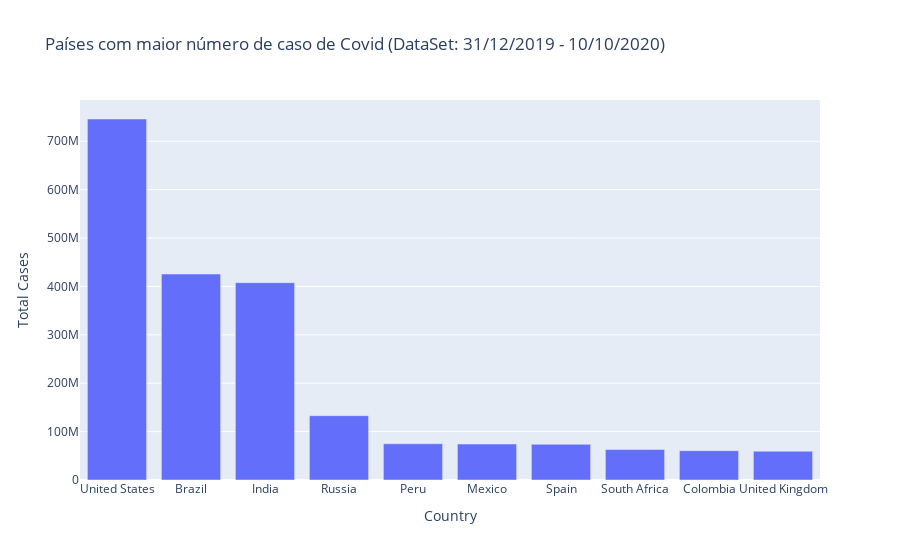

Write notebook code for a chart like this one.
### Code cell
#Plotagem dos dados para entendimento dos países com maiores casos de covid-19 - DataSet: 31/12/2019 - 10/10/2020
figure = px.bar(data, y='Total Cases', x='Country', title="Países com maior número de caso de Covid (DataSet: 31/12/2019 - 10/10/2020)")
figure.show()

### Figure 1 — Plotly figure (JSON) as saved in the notebook; plotly's stock layout.template omitted (floating-point values rounded to 4 significant figures)
{"data": [{"alignmentgroup": "True", "hovertemplate": "Country=%{x}<br>Total Cases=%{y}<extra></extra>", "legendgroup": "", "marker": {"color": "#636efa", "pattern": {"shape": ""}}, "name": "", "offsetgroup": "", "orientation": "v", "showlegend": false, "textposition": "auto", "type": "bar", "x": ["United States", "Brazil", "India", "Russia", "Peru", "Mexico", "Spain", "South Africa", "Colombia", "United Kingdom"], "xaxis": "x", "y": [746014098, 425704517, 407771615, 132888951, 74882695, 74347548, 73717676, 63027659, 60543682, 59475032], "yaxis": "y"}], "layout": {"barmode": "relative", "legend": {"tracegroupgap": 0}, "title": {"text": "Países com maior número de caso de Covid (DataSet: 31/12/2019 - 10/10/2020)"}, "xaxis": {"anchor": "y", "domain": [0, 1], "title": {"text": "Country"}}, "yaxis": {"anchor": "x", "domain": [0, 1], "title": {"text": "Total Cases"}}}}
